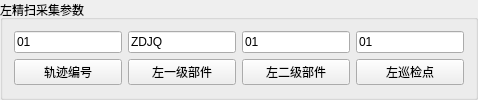
         <widget class="QGroupBox" name="groupBox_36">
          <property name="sizePolicy">
           <sizepolicy hsizetype="Preferred" vsizetype="Maximum">
            <horstretch>0</horstretch>
            <verstretch>0</verstretch>
           </sizepolicy>
          </property>
          <property name="title">
           <string>左精扫采集参数</string>
          </property>
          <layout class="QGridLayout" name="gridLayout_91">
           <item row="1" column="1">
            <layout class="QVBoxLayout" name="verticalLayout_5">
             <item>
              <widget class="QLineEdit" name="Primary_Components_120_Setting">
               <property name="sizePolicy">
                <sizepolicy hsizetype="Preferred" vsizetype="Fixed">
                 <horstretch>0</horstretch>
                 <verstretch>0</verstretch>
                </sizepolicy>
               </property>
               <property name="maximumSize">
                <size>
                 <width>16777215</width>
                 <height>16777215</height>
                </size>
               </property>
               <property name="text">
                <string>ZDJQ</string>
               </property>
               <property name="readOnly">
                <bool>false</bool>
               </property>
              </widget>
             </item>
             <item>
              <widget class="QPushButton" name="Write_Primary_Components_120">
               <property name="text">
                <string>左一级部件</string>
               </property>
              </widget>
             </item>
            </layout>
           </item>
           <item row="1" column="3">
            <layout class="QVBoxLayout" name="verticalLayout_7">
             <item>
              <widget class="QLineEdit" name="Point_Num_120_Setting">
               <property name="sizePolicy">
                <sizepolicy hsizetype="Preferred" vsizetype="Fixed">
                 <horstretch>0</horstretch>
                 <verstretch>0</verstretch>
                </sizepolicy>
               </property>
               <property name="maximumSize">
                <size>
                 <width>16777215</width>
                 <height>16777215</height>
                </size>
               </property>
               <property name="text">
                <string>01</string>
               </property>
               <property name="readOnly">
                <bool>false</bool>
               </property>
              </widget>
             </item>
             <item>
              <widget class="QPushButton" name="Write_Point_Num_120">
               <property name="text">
                <string>左巡检点</string>
               </property>
              </widget>
             </item>
            </layout>
           </item>
           <item row="1" column="2">
            <layout class="QVBoxLayout" name="verticalLayout_6">
             <item>
              <widget class="QLineEdit" name="Secondary_Components_120_Setting">
               <property name="sizePolicy">
                <sizepolicy hsizetype="Preferred" vsizetype="Fixed">
                 <horstretch>0</horstretch>
                 <verstretch>0</verstretch>
                </sizepolicy>
               </property>
               <property name="maximumSize">
                <size>
                 <width>16777215</width>
                 <height>16777215</height>
                </size>
               </property>
               <property name="text">
                <string>01</string>
               </property>
               <property name="readOnly">
                <bool>false</bool>
               </property>
              </widget>
             </item>
             <item>
              <widget class="QPushButton" name="Write_Secondary_Components_120">
               <property name="text">
                <string>左二级部件</string>
               </property>
              </widget>
             </item>
            </layout>
           </item>
           <item row="1" column="0">
            <layout class="QVBoxLayout" name="verticalLayout_4">
             <item>
              <widget class="QLineEdit" name="Wheelset_Num_120_Setting">
               <property name="sizePolicy">
                <sizepolicy hsizetype="Preferred" vsizetype="Fixed">
                 <horstretch>0</horstretch>
                 <verstretch>0</verstretch>
                </sizepolicy>
               </property>
               <property name="maximumSize">
                <size>
                 <width>16777215</width>
                 <height>16777215</height>
                </size>
               </property>
               <property name="text">
                <string>01</string>
               </property>
               <property name="readOnly">
                <bool>false</bool>
               </property>
              </widget>
             </item>
             <item>
              <widget class="QPushButton" name="Write_Wheelset_Num_120">
               <property name="text">
                <string>轨迹编号</string>
               </property>
              </widget>
             </item>
            </layout>
           </item>
          </layout>
         </widget>
